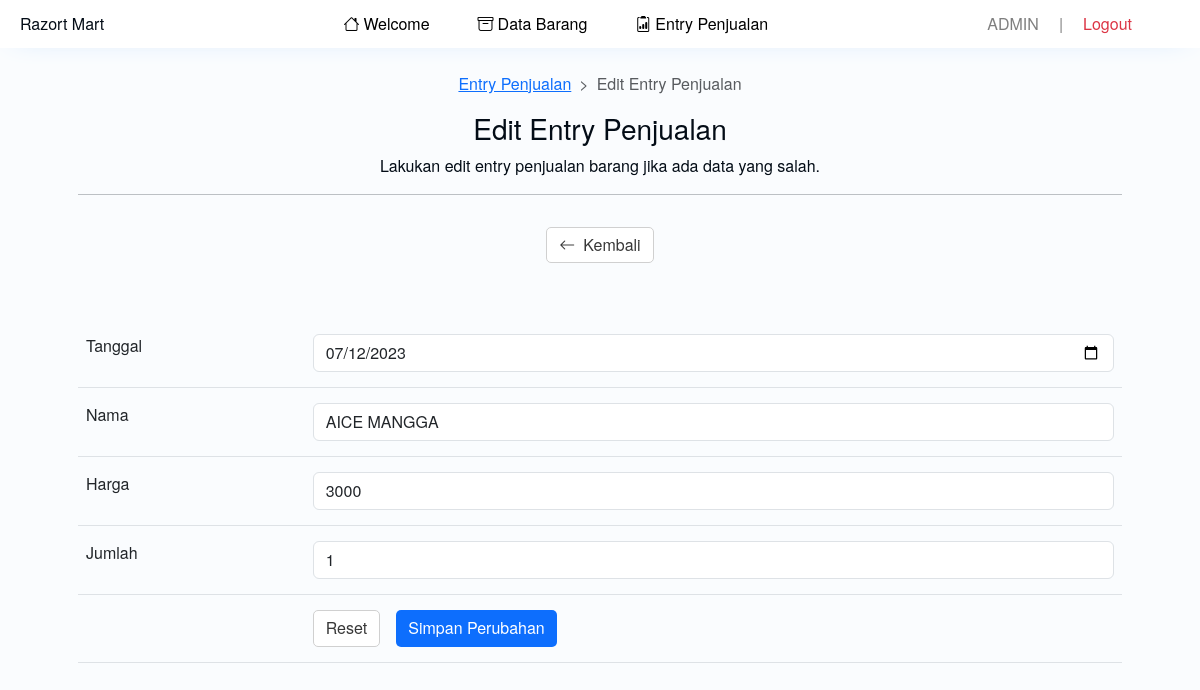
The app's page /admin/edit_laku1.php?id=T07122023-153650 (signed in) with its own data.
### tables this page shows
CREATE TABLE `barang_laku` (
  `id` varchar(20) NOT NULL,
  `tanggal` date NOT NULL,
  `nama` text NOT NULL,
  `jumlah` int(11) NOT NULL,
  `harga` int(11) NOT NULL,
  `total_harga` int(20) NOT NULL,
  `laba` int(11) NOT NULL
);

CREATE TABLE `barang` (
  `id` int(11) NOT NULL,
  `nama` text NOT NULL,
  `jenis` text NOT NULL,
  `suplier` text NOT NULL,
  `modal` int(11) NOT NULL,
  `harga` int(11) NOT NULL,
  `jumlah` int(11) NOT NULL,
  `sisa` int(11) NOT NULL
);

### admin/edit_laku1.php (the view, shortened to what this page needs)
<?php
include 'header1.php';
$koneksi = mysqli_connect('localhost','root','','projectweb');
?>
<div class="edit">
	<main>
		<section>
			<div class="text-center py-4">
				<nav class="d-flex justify-content-center" style="--bs-breadcrumb-divider: '>';" aria-label="breadcrumb">
					<ol class="breadcrumb">
						<li class="breadcrumb-item"><a href="barang_laku1.php">Entry Penjualan</a></li>
						<li class="breadcrumb-item active" aria-current="page">Edit Entry Penjualan</li>
					</ol>
				</nav>
				<h3>Edit Entry Penjualan</h3>
				<div>Lakukan edit entry penjualan barang jika ada data yang salah.</div>
				<hr>
				<div class="d-flex justify-content-center" style="margin: 2rem 0;">
					<button class="buttonku-1" onclick="window.location.href='barang_laku1.php';"><i class="bi-arrow-left me-2"></i> Kembali</button>
				</div>
				</div>
			</div>
		<section>
			<div class="s2">
				<?php
				$id_brg=mysqli_real_escape_string($koneksi, $_GET['id']);
				$det=mysqli_query($koneksi, "select * from barang_laku where id='$id_brg'")or die(mysql_error($koneksi));
				while($d=mysqli_fetch_array($det)){
					?>
					<form action="update_laku1.php" method="post">
						<table class="table">
							<tr>
								<td>Tanggal</td>
								<td><input name="tgl" type="date" class="form-control" id="tgl" autocomplete="off" value="<?php echo $d['tanggal'] ?>"></td>
							</tr>
							<tr>
								<td>Nama</td>
								<td>
									<select class="form-control" name="nama">
										<?php
										$brg=mysqli_query($koneksi, "select * from barang");
										while($b=mysqli_fetch_array($brg)){
											?>
											<option <?php if($d['nama']==$b['nama']){echo "selected"; } ?> value="<?php echo $b['nama']; ?>"><?php echo $b['nama'] ?></option>
											<?php
										}
										?>
									</select>
								</td>
							</tr>
							<tr>
								<td>Harga</td>
								<td><input type="number" min="0" class="form-control" name="harga" value="<?php echo $d['harga'] ?>"></td>
							</tr>
							<tr>
								<td>Jumlah</td>
								<td><input type="number" min="0" class="form-control" name="jumlah" value="<?php echo $d['jumlah'] ?>"></td>
							</tr>
							<tr>
							<tr>
								<td></td>
								<td>
									<div style="display: flex; gap: 1rem;">
										<input type="reset" value="Reset" class="buttonku-1">
										<input type="submit" class="buttonku-1-primary" value="Simpan Perubahan">
									</div>
								</td>
							</tr>
						</table>
					</form>
					<?php
				}
				?>
			</div>
		</section>
</div>
<?php
include 'footer.php';
?>

### assets/newStyle/base.css (style rules this page uses)
:root { --color1: #2385ec; --color1-dark1: #1c6abc; --color1-dark2: #165496; --color1-dark3: #0d3560; --color1-dark4: #0a2a4c; --color1-dark5: #030c16; --color1-light1: #3991ed; --color1-light2: #4c9cee; --color1-light3: #81b9f3; --color1-light4: #b3d5f7; --color1-light5: #fafcfe; --color-grey1: #ececec; --color-grey2: #d0d0d0; --color-grey3: #a6a6a6; }
:root { --color-bg: var(--color1-light5); }
body { margin: 0; font-family: "Helvetica Neue", Helvetica, Arial, sans-serif; background: var(--color-bg); color: #030c16; }

### assets/newStyle/repair.css (style rules this page uses)
.table > thead > tr > th, .table > tbody > tr > th, .table > tfoot > tr > th, .table > thead > tr > td, .table > tbody > tr > td, .table > tfoot > tr > td { padding: 15px 8px; }

### assets/newStyle/myStyle.css (style rules this page uses)
.buttonku-1, .buttonku-1-danger, .buttonku-1-primary { text-decoration: none; border-radius: 5px; border: none; transition: all .25s ease; cursor: pointer; padding: 6px 12px; font-size: 16px; font-weight: normal; line-height: 1.42857143; display: flex; justify-content: center; align-items: center; }
.buttonku-1 { background: white; color: #383838; border: 1px solid var(--color-grey2); }
.buttonku-1-primary { background: var(--bs-primary); color: white; }

### records on screen
barang_laku: tgl "07/12/2023", nama "AICE MANGGA", harga "3000", jumlah "1"

### other values on screen
$_SESSION['uname'] "ADMIN"
